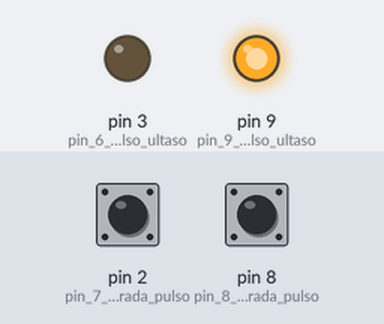
Recording of a sketch running on a simulated Arduino Uno, built with avr-gcc and run on an emulated ATmega328P. Shown: output pins drawn as LEDs (lit = HIGH). The inputs (shaded band) are chosen by the test bench; at power-on: pin 2 (pin_7_entrada_pulso) LOW, pin 8 (pin_8_entrada_pulso) LOW. What the sketch prints to the serial monitor is not drawn.

Above: at 0.1 s.
At 1.1 s:
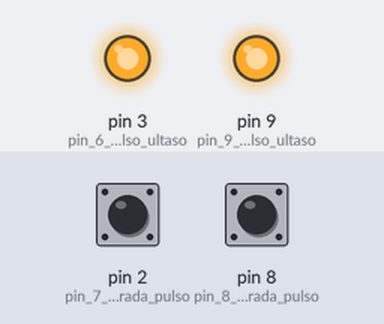
Timing chart, 0 to 2.6 s (numbered marks = the images above):
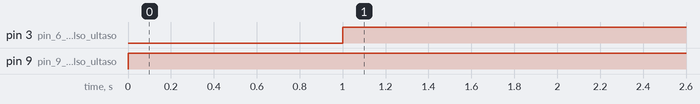

Measured:
- by itself, pin 3 (pin_6_salida_pulso_ultaso): LOW → HIGH at 1.0 s
- by itself, pin 9 (pin_9_salida_pulso_ultaso): LOW → HIGH at 0.00 s

The sketch:

Sensor_reversa.ino
```cpp
#include <SoftwareSerial.h>

double distancia1, distancia2;
double tiempo1, tiempo2;
SoftwareSerial BT(10,11); //RX, TX

void setup(){
  //BLUETOOTH
  BT.begin(9600);
  Serial.begin(9600);
  //Sensor 1
  pinMode(9, OUTPUT); //pin 9 salida pulso ultasonico
  pinMode(8, INPUT); //pin 8 entrada pulso
  //Sensor 2
  pinMode(3, OUTPUT); //pin 6 salida pulso ultasonico
  pinMode(2, INPUT); //pin 7 entrada pulso
}

void loop(){
  distancia1= sonar(8,9);
  distancia2= sonar(2,3);
  Serial.println(distancia1);
  BT.print(distancia1);
  BT.print("a");
  BT.print(distancia2);
  BT.println();
  //delay(50);
}

double sonar(int input, int output){
  digitalWrite(output,LOW);
  delayMicroseconds(5);
  digitalWrite(output,HIGH);
  delayMicroseconds(10);
  double tiempo=pulseIn(input, HIGH);
  return getDistancia(tiempo);
}

double getDistancia(double tiempo){
  return (tiempo/(29.2*2));
}
```
